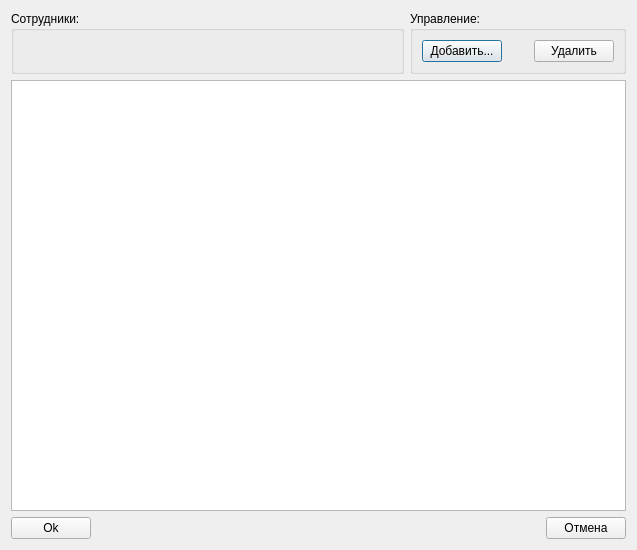
<?xml version="1.0" encoding="UTF-8"?>
<ui version="4.0">
 <class>EmployeePenaltyAndBonusesDialog</class>
 <widget class="QDialog" name="EmployeePenaltyAndBonusesDialog">
  <property name="geometry">
   <rect>
    <x>0</x>
    <y>0</y>
    <width>637</width>
    <height>550</height>
   </rect>
  </property>
  <property name="minimumSize">
   <size>
    <width>0</width>
    <height>550</height>
   </size>
  </property>
  <property name="windowTitle">
   <string>Штрафы и премии</string>
  </property>
  <layout class="QVBoxLayout" name="verticalLayout_3">
   <item>
    <layout class="QHBoxLayout" name="horizontalLayout_2">
     <item>
      <widget class="QGroupBox" name="groupBoxEmployee">
       <property name="title">
        <string>Сотрудники:</string>
       </property>
       <layout class="QVBoxLayout" name="verticalLayout_2">
        <property name="spacing">
         <number>0</number>
        </property>
        <property name="margin">
         <number>0</number>
        </property>
        <item>
         <widget class="QWidget" name="employeeWidget" native="true">
          <property name="sizePolicy">
           <sizepolicy hsizetype="MinimumExpanding" vsizetype="Preferred">
            <horstretch>0</horstretch>
            <verstretch>0</verstretch>
           </sizepolicy>
          </property>
          <property name="minimumSize">
           <size>
            <width>387</width>
            <height>0</height>
           </size>
          </property>
         </widget>
        </item>
       </layout>
      </widget>
     </item>
     <item>
      <widget class="QGroupBox" name="groupBoxControls">
       <property name="title">
        <string>Управление:</string>
       </property>
       <layout class="QVBoxLayout" name="verticalLayout">
        <item>
         <layout class="QHBoxLayout" name="horizontalLayout">
          <item>
           <widget class="QPushButton" name="pushButtonAdd">
            <property name="text">
             <string>Добавить...</string>
            </property>
           </widget>
          </item>
          <item>
           <spacer name="horizontalSpacer">
            <property name="orientation">
             <enum>Qt::Horizontal</enum>
            </property>
            <property name="sizeHint" stdset="0">
             <size>
              <width>40</width>
              <height>20</height>
             </size>
            </property>
           </spacer>
          </item>
          <item>
           <widget class="QPushButton" name="pushButtonDelete">
            <property name="text">
             <string>Удалить</string>
            </property>
           </widget>
          </item>
         </layout>
        </item>
       </layout>
      </widget>
     </item>
    </layout>
   </item>
   <item>
    <widget class="QTableView" name="tableViewPAB">
     <property name="sizePolicy">
      <sizepolicy hsizetype="Expanding" vsizetype="MinimumExpanding">
       <horstretch>0</horstretch>
       <verstretch>0</verstretch>
      </sizepolicy>
     </property>
     <property name="alternatingRowColors">
      <bool>true</bool>
     </property>
     <property name="selectionMode">
      <enum>QAbstractItemView::SingleSelection</enum>
     </property>
     <property name="selectionBehavior">
      <enum>QAbstractItemView::SelectRows</enum>
     </property>
     <property name="sortingEnabled">
      <bool>true</bool>
     </property>
     <attribute name="horizontalHeaderHighlightSections">
      <bool>false</bool>
     </attribute>
     <attribute name="horizontalHeaderMinimumSectionSize">
      <number>30</number>
     </attribute>
     <attribute name="horizontalHeaderShowSortIndicator" stdset="0">
      <bool>true</bool>
     </attribute>
     <attribute name="horizontalHeaderStretchLastSection">
      <bool>true</bool>
     </attribute>
     <attribute name="verticalHeaderVisible">
      <bool>false</bool>
     </attribute>
     <attribute name="verticalHeaderDefaultSectionSize">
      <number>20</number>
     </attribute>
     <attribute name="verticalHeaderHighlightSections">
      <bool>false</bool>
     </attribute>
     <attribute name="verticalHeaderMinimumSectionSize">
      <number>14</number>
     </attribute>
    </widget>
   </item>
   <item>
    <layout class="QHBoxLayout" name="horizontalLayout_3">
     <item>
      <widget class="QPushButton" name="pushButtonOk">
       <property name="text">
        <string>Ok</string>
       </property>
      </widget>
     </item>
     <item>
      <spacer name="horizontalSpacer_3">
       <property name="orientation">
        <enum>Qt::Horizontal</enum>
       </property>
       <property name="sizeHint" stdset="0">
        <size>
         <width>40</width>
         <height>20</height>
        </size>
       </property>
      </spacer>
     </item>
     <item>
      <widget class="QPushButton" name="pushButtonCancel">
       <property name="text">
        <string>Отмена</string>
       </property>
      </widget>
     </item>
    </layout>
   </item>
  </layout>
 </widget>
 <resources/>
 <connections/>
</ui>
